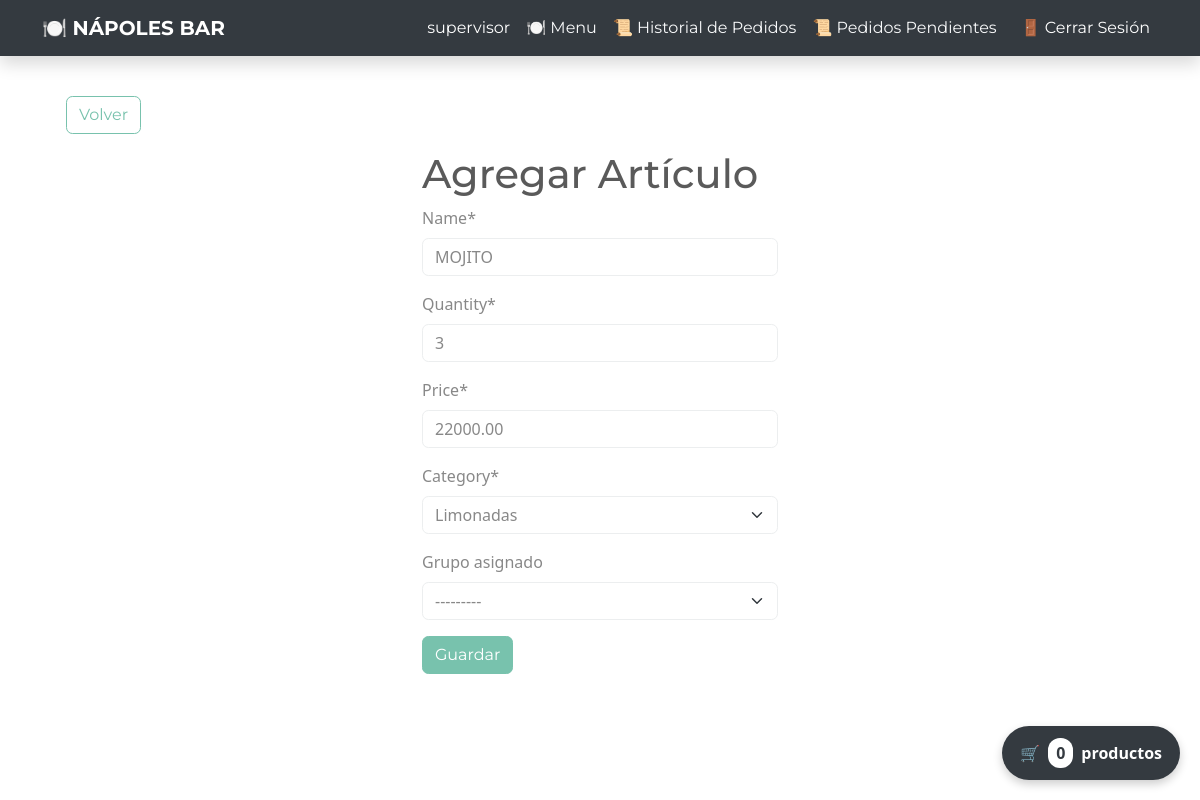
/edit-item/15/ (signed in), run on the app's committed database.
### inventory/models.py (models this page shows, shortened)
class InventoryItem(models.Model):
    name = models.CharField(max_length=200)
    quantity = models.IntegerField()
    price = models.DecimalField(max_digits=10, decimal_places=2, default=0.00)
    category = models.ForeignKey('Category', on_delete=models.SET_NULL, blank=True, null=True)
    date_created = models.DateTimeField(auto_now_add=True)
    added_by = models.ForeignKey(User, on_delete=models.CASCADE)
    assigned_group = models.ForeignKey(Group, on_delete=models.CASCADE, null=True, blank=True)
    class Meta:
        permissions = (
            ("manage_inventory", "Puede administrar el inventario"),
        )

class Category(models.Model):
    name = models.CharField(max_length=200)
    class Meta:
        verbose_name_plural = 'categories'
    def __str__(self):
        return self.name

### inventory/views.py (the view)
# urls.py: path('edit-item/<int:pk>/', EditItem.as_view(), name='edit-item'),
class EditItem(LoginRequiredMixin, AdminOrSupervisorRequiredMixin, UpdateView):
    model = InventoryItem
    form_class = InventoryItemForm
    template_name = 'inventory/item_form.html'
    success_url = reverse_lazy('dashboard')

### inventory/forms.py
class InventoryItemForm(forms.ModelForm):
    category = forms.ModelChoiceField(queryset=Category.objects.all(), initial=0)
    assigned_group = forms.ModelChoiceField(
        queryset=Group.objects.filter(name="Empleado"),  # Solo grupos de empleados
        required=False,
        label="Grupo asignado"
    )
    class Meta:
        model = InventoryItem
        fields = ['name', 'quantity', 'price', 'category', 'assigned_group']
    def __init__(self, *args, **kwargs):
        user = kwargs.pop('user', None)  # Capturar el usuario actual
        super().__init__(*args, **kwargs)
        if user and not (user.is_superuser or user.groups.filter(name="Administrador").exists() or user.groups.filter(name="Supervisor").exists()):
            del self.fields['assigned_group']  # Ocultar para empleado

### inventory/views.py (called while the page is built)
    def test_func(self):
        user = self.request.user
        return user.is_superuser or user.groups.filter(name__in=['Administrador', 'Supervisor']).exists()

### inventory/templates/inventory/item_form.html (shortened to what this page needs)
{% extends 'inventory/base.html' %}
{% load crispy_forms_tags %}
{% block content %}
<a href="{% url 'dashboard' %}" class="btn btn-outline-primary my-3 mx-4">Volver</a>
<div class="row">
    <div class="col-11 col-md-4 mx-auto">
        <h1>Agregar Artículo</h1>
        <form method="post">
            {{ form|crispy }}
            <div class="mt-3">
                <button class="btn btn-primary">Guardar</button>
            </div>
        </form>
    </div>
</div>
{% endblock content %}

### inventory/templates/inventory/navigation.html (shortened to what this page needs)
<nav class="navbar navbar-expand-lg navbar-dark bg-dark shadow">
    <div class="container">
        <a class="navbar-brand fw-bold" href="{% url 'index' %}">🍽️ NÁPOLES BAR</a>
        <div class="collapse navbar-collapse justify-content-end" id="navbarNav">
            <ul class="navbar-nav">
                {% if user.is_authenticated %}
                    <li class="nav-item">
                        <a class="nav-link text-white" href="#">{{ user.username }}</a>
                    </li>
                    <li class="nav-item">
                        <a class="nav-link btn btn-sm btn-outline-light btn-light" href="{% url 'dashboard' %}"> 🍽️ Menu</a>
                    </li>
					<li class="nav-item">
                        <a class="nav-link btn btn-sm btn-outline-light btn-light" href="{% url 'order-history' %}">📜 Historial de Pedidos</a>
                    </li>
                    <li class="nav-item">
                        <a class="nav-link btn btn-sm btn-outline-light btn-light" href="{% url 'pending-orders' %}">📜 Pedidos Pendientes</a>
                    </li>
                    <li class="nav-item">
                        <a class="nav-link btn btn-sm btn-danger ms-2" href="{% url 'logout' %}">🚪 Cerrar Sesión</a>
                    </li>
                {% endif %}
            </ul>
        </div>
    </div>
</nav>

### data on the page
InventoryItem: name "MOJITO", quantity "3", price "22000.00", category "Limonadas", assigned_group "---------"

### other printed values
{{ user.username }} "supervisor"
